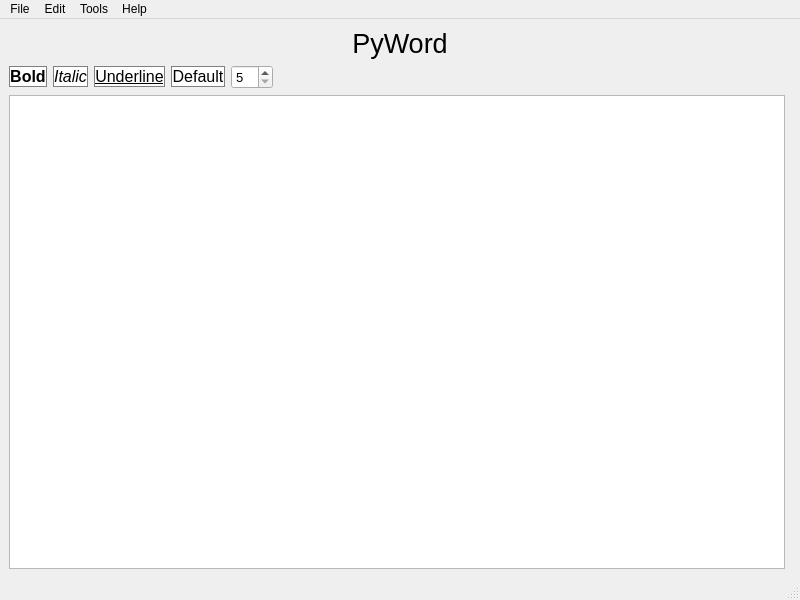
<?xml version="1.0" encoding="UTF-8"?>
<ui version="4.0">
 <class>MainWindow</class>
 <widget class="QMainWindow" name="MainWindow">
  <property name="geometry">
   <rect>
    <x>0</x>
    <y>0</y>
    <width>800</width>
    <height>600</height>
   </rect>
  </property>
  <property name="windowTitle">
   <string>MainWindow</string>
  </property>
  <widget class="QWidget" name="centralwidget">
   <layout class="QGridLayout" name="gridLayout">
    <item row="3" column="5">
     <widget class="QSpinBox" name="font_size_button">
      <property name="font">
       <font>
        <family>Segoe UI</family>
        <pointsize>10</pointsize>
       </font>
      </property>
      <property name="minimum">
       <number>5</number>
      </property>
     </widget>
    </item>
    <item row="3" column="7">
     <spacer name="horizontalSpacer">
      <property name="orientation">
       <enum>Qt::Horizontal</enum>
      </property>
      <property name="sizeHint" stdset="0">
       <size>
        <width>50</width>
        <height>20</height>
       </size>
      </property>
     </spacer>
    </item>
    <item row="3" column="4">
     <widget class="QPushButton" name="default_button">
      <property name="font">
       <font>
        <family>Segoe UI</family>
        <pointsize>12</pointsize>
       </font>
      </property>
      <property name="styleSheet">
       <string notr="true">border-radius:15px; background-color: white;border: 1px solid grey;</string>
      </property>
      <property name="text">
       <string>Default</string>
      </property>
     </widget>
    </item>
    <item row="3" column="1">
     <widget class="QPushButton" name="bold_button">
      <property name="font">
       <font>
        <family>Segoe UI</family>
        <pointsize>12</pointsize>
        <weight>75</weight>
        <bold>true</bold>
       </font>
      </property>
      <property name="styleSheet">
       <string notr="true">border-radius:15px; background-color: white;border: 1px solid grey;</string>
      </property>
      <property name="text">
       <string>Bold</string>
      </property>
     </widget>
    </item>
    <item row="3" column="2">
     <widget class="QPushButton" name="italic_button">
      <property name="font">
       <font>
        <family>Segoe UI</family>
        <pointsize>12</pointsize>
        <italic>true</italic>
       </font>
      </property>
      <property name="styleSheet">
       <string notr="true">border-radius:15px; background-color: white;border: 1px solid grey;</string>
      </property>
      <property name="text">
       <string>Italic</string>
      </property>
     </widget>
    </item>
    <item row="3" column="3">
     <widget class="QPushButton" name="underline_button">
      <property name="font">
       <font>
        <family>Segoe UI</family>
        <pointsize>12</pointsize>
        <underline>true</underline>
       </font>
      </property>
      <property name="styleSheet">
       <string notr="true">border-radius:15px; background-color: white;border: 1px solid grey;</string>
      </property>
      <property name="text">
       <string>Underline</string>
      </property>
     </widget>
    </item>
    <item row="2" column="1" colspan="8">
     <widget class="QLabel" name="title">
      <property name="font">
       <font>
        <family>Segoe UI</family>
        <pointsize>20</pointsize>
       </font>
      </property>
      <property name="text">
       <string>PyWord</string>
      </property>
      <property name="scaledContents">
       <bool>false</bool>
      </property>
      <property name="alignment">
       <set>Qt::AlignCenter</set>
      </property>
     </widget>
    </item>
    <item row="4" column="1" colspan="7">
     <widget class="QTextEdit" name="textEdit">
      <property name="font">
       <font>
        <family>Segoe UI</family>
        <pointsize>12</pointsize>
       </font>
      </property>
     </widget>
    </item>
   </layout>
  </widget>
  <widget class="QMenuBar" name="menubar">
   <property name="geometry">
    <rect>
     <x>0</x>
     <y>0</y>
     <width>800</width>
     <height>21</height>
    </rect>
   </property>
   <widget class="QMenu" name="menuFile">
    <property name="title">
     <string>File</string>
    </property>
    <addaction name="actionOpen"/>
    <addaction name="actionNew"/>
    <addaction name="separator"/>
    <addaction name="actionSave"/>
    <addaction name="actionSave_As"/>
    <addaction name="separator"/>
    <addaction name="actionExit"/>
   </widget>
   <widget class="QMenu" name="menuEdit">
    <property name="title">
     <string>Edit</string>
    </property>
    <addaction name="actionUndo"/>
    <addaction name="actionRedo"/>
    <addaction name="separator"/>
    <addaction name="actionBold"/>
    <addaction name="actionItalic"/>
    <addaction name="actionUnderline"/>
    <addaction name="actionDefault"/>
   </widget>
   <widget class="QMenu" name="menuTools">
    <property name="title">
     <string>Tools</string>
    </property>
    <addaction name="actionSpelling"/>
   </widget>
   <widget class="QMenu" name="menuHelp">
    <property name="title">
     <string>Help</string>
    </property>
   </widget>
   <addaction name="menuFile"/>
   <addaction name="menuEdit"/>
   <addaction name="menuTools"/>
   <addaction name="menuHelp"/>
  </widget>
  <widget class="QStatusBar" name="statusbar"/>
  <action name="actionOpen">
   <property name="text">
    <string>Open</string>
   </property>
  </action>
  <action name="actionNew">
   <property name="text">
    <string>New</string>
   </property>
  </action>
  <action name="actionSave">
   <property name="text">
    <string>Save</string>
   </property>
  </action>
  <action name="actionSave_As">
   <property name="text">
    <string>Save As</string>
   </property>
  </action>
  <action name="actionExit">
   <property name="text">
    <string>Exit</string>
   </property>
  </action>
  <action name="actionUndo">
   <property name="text">
    <string>Undo</string>
   </property>
  </action>
  <action name="actionRedo">
   <property name="text">
    <string>Redo</string>
   </property>
  </action>
  <action name="actionBold">
   <property name="text">
    <string>Bold</string>
   </property>
  </action>
  <action name="actionItalic">
   <property name="text">
    <string>Italic</string>
   </property>
  </action>
  <action name="actionUnderline">
   <property name="text">
    <string>Underline</string>
   </property>
  </action>
  <action name="actionDefault">
   <property name="text">
    <string>Default </string>
   </property>
  </action>
  <action name="actionSpelling">
   <property name="text">
    <string>Spelling</string>
   </property>
  </action>
 </widget>
 <resources/>
 <connections/>
</ui>
